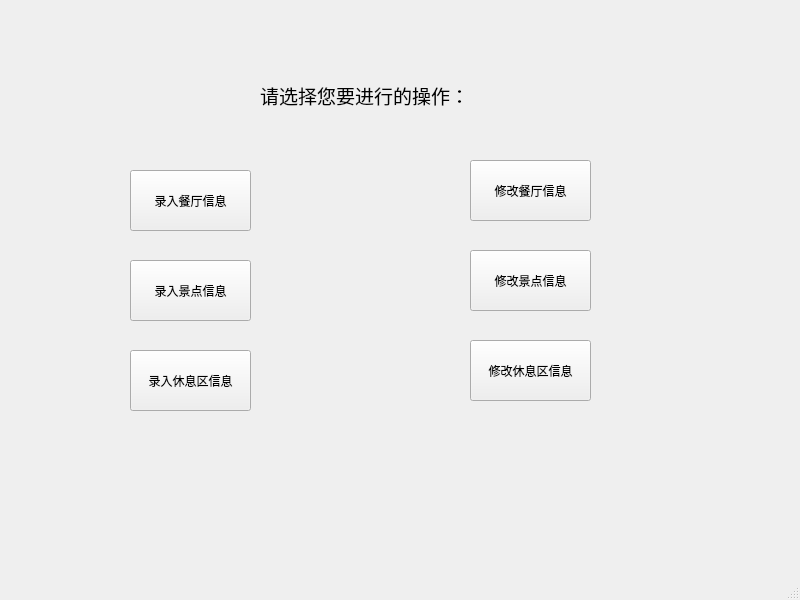
<?xml version="1.0" encoding="UTF-8"?>
<ui version="4.0">
 <class>admin_ui</class>
 <widget class="QMainWindow" name="admin_ui">
  <property name="geometry">
   <rect>
    <x>0</x>
    <y>0</y>
    <width>800</width>
    <height>600</height>
   </rect>
  </property>
  <property name="windowTitle">
   <string>MainWindow</string>
  </property>
  <widget class="QWidget" name="centralwidget">
   <widget class="QLabel" name="label">
    <property name="geometry">
     <rect>
      <x>260</x>
      <y>70</y>
      <width>221</width>
      <height>51</height>
     </rect>
    </property>
    <property name="font">
     <font>
      <family>Arial</family>
      <pointsize>14</pointsize>
     </font>
    </property>
    <property name="text">
     <string>请选择您要进行的操作：</string>
    </property>
   </widget>
   <widget class="QPushButton" name="inRenut">
    <property name="geometry">
     <rect>
      <x>130</x>
      <y>170</y>
      <width>121</width>
      <height>61</height>
     </rect>
    </property>
    <property name="text">
     <string>录入餐厅信息</string>
    </property>
   </widget>
   <widget class="QPushButton" name="inView">
    <property name="geometry">
     <rect>
      <x>130</x>
      <y>260</y>
      <width>121</width>
      <height>61</height>
     </rect>
    </property>
    <property name="text">
     <string>录入景点信息</string>
    </property>
   </widget>
   <widget class="QPushButton" name="inRest">
    <property name="geometry">
     <rect>
      <x>130</x>
      <y>350</y>
      <width>121</width>
      <height>61</height>
     </rect>
    </property>
    <property name="text">
     <string>录入休息区信息</string>
    </property>
   </widget>
   <widget class="QPushButton" name="chRenut">
    <property name="geometry">
     <rect>
      <x>470</x>
      <y>160</y>
      <width>121</width>
      <height>61</height>
     </rect>
    </property>
    <property name="text">
     <string>修改餐厅信息</string>
    </property>
   </widget>
   <widget class="QPushButton" name="chView">
    <property name="geometry">
     <rect>
      <x>470</x>
      <y>250</y>
      <width>121</width>
      <height>61</height>
     </rect>
    </property>
    <property name="text">
     <string>修改景点信息</string>
    </property>
   </widget>
   <widget class="QPushButton" name="chRest">
    <property name="geometry">
     <rect>
      <x>470</x>
      <y>340</y>
      <width>121</width>
      <height>61</height>
     </rect>
    </property>
    <property name="text">
     <string>修改休息区信息</string>
    </property>
   </widget>
  </widget>
  <widget class="QMenuBar" name="menubar">
   <property name="geometry">
    <rect>
     <x>0</x>
     <y>0</y>
     <width>800</width>
     <height>23</height>
    </rect>
   </property>
  </widget>
  <widget class="QStatusBar" name="statusbar"/>
 </widget>
 <resources/>
 <connections/>
</ui>
